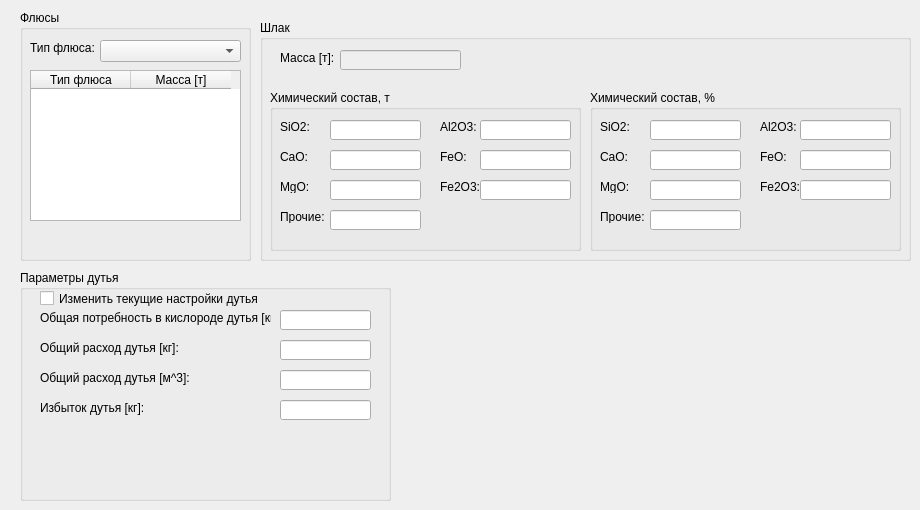
    <widget class="QWidget" name="tab_2">
     <attribute name="title">
      <string>Шлак</string>
     </attribute>
     <widget class="QGroupBox" name="groupBox_10">
      <property name="geometry">
       <rect>
        <x>20</x>
        <y>10</y>
        <width>231</width>
        <height>251</height>
       </rect>
      </property>
      <property name="font">
       <font>
        <weight>50</weight>
        <bold>false</bold>
       </font>
      </property>
      <property name="title">
       <string>Флюсы</string>
      </property>
      <property name="flat">
       <bool>false</bool>
      </property>
      <property name="checkable">
       <bool>false</bool>
      </property>
      <widget class="QTableWidget" name="FluxeTable">
       <property name="geometry">
        <rect>
         <x>10</x>
         <y>60</y>
         <width>211</width>
         <height>151</height>
        </rect>
       </property>
       <property name="selectionBehavior">
        <enum>QAbstractItemView::SelectRows</enum>
       </property>
       <column>
        <property name="text">
         <string>Тип флюса</string>
        </property>
       </column>
       <column>
        <property name="text">
         <string>Масса [т]</string>
        </property>
       </column>
      </widget>
      <widget class="QPushButton" name="AddFluxeButton">
       <property name="geometry">
        <rect>
         <x>160</x>
         <y>220</y>
         <width>31</width>
         <height>21</height>
        </rect>
       </property>
       <property name="text">
        <string/>
       </property>
       <property name="icon">
        <iconset>
         <normaloff>../Pictures/add.ico</normaloff>../Pictures/add.ico</iconset>
       </property>
       <property name="flat">
        <bool>true</bool>
       </property>
      </widget>
      <widget class="QLabel" name="tip_flyusa_label">
       <property name="geometry">
        <rect>
         <x>10</x>
         <y>30</y>
         <width>71</width>
         <height>16</height>
        </rect>
       </property>
       <property name="text">
        <string>Тип флюса:</string>
       </property>
      </widget>
      <widget class="QComboBox" name="FluxeType">
       <property name="geometry">
        <rect>
         <x>80</x>
         <y>30</y>
         <width>141</width>
         <height>22</height>
        </rect>
       </property>
       <property name="editable">
        <bool>false</bool>
       </property>
      </widget>
      <widget class="QPushButton" name="RemoveFluxeButton">
       <property name="geometry">
        <rect>
         <x>190</x>
         <y>220</y>
         <width>31</width>
         <height>21</height>
        </rect>
       </property>
       <property name="text">
        <string/>
       </property>
       <property name="icon">
        <iconset>
         <normaloff>../Pictures/remove.ico</normaloff>../Pictures/remove.ico</iconset>
       </property>
       <property name="flat">
        <bool>true</bool>
       </property>
      </widget>
     </widget>
     <widget class="QGroupBox" name="shlak_group_box">
      <property name="geometry">
       <rect>
        <x>260</x>
        <y>20</y>
        <width>651</width>
        <height>241</height>
       </rect>
      </property>
      <property name="title">
       <string>Шлак</string>
      </property>
      <widget class="QGroupBox" name="him_sostav_shlaka_group_box">
       <property name="geometry">
        <rect>
         <x>10</x>
         <y>70</y>
         <width>311</width>
         <height>161</height>
        </rect>
       </property>
       <property name="title">
        <string>Химический состав, т</string>
       </property>
       <widget class="QLabel" name="SlagSiO2Label">
        <property name="geometry">
         <rect>
          <x>10</x>
          <y>30</y>
          <width>46</width>
          <height>13</height>
         </rect>
        </property>
        <property name="text">
         <string>SiO2:</string>
        </property>
       </widget>
       <widget class="QLabel" name="SlagCaOLabel">
        <property name="geometry">
         <rect>
          <x>10</x>
          <y>60</y>
          <width>46</width>
          <height>13</height>
         </rect>
        </property>
        <property name="text">
         <string>CaO:</string>
        </property>
       </widget>
       <widget class="QLabel" name="SlagMgOLabel">
        <property name="geometry">
         <rect>
          <x>10</x>
          <y>90</y>
          <width>46</width>
          <height>13</height>
         </rect>
        </property>
        <property name="text">
         <string>MgO:</string>
        </property>
       </widget>
       <widget class="QLabel" name="SlagAl2O3Label">
        <property name="geometry">
         <rect>
          <x>170</x>
          <y>30</y>
          <width>46</width>
          <height>13</height>
         </rect>
        </property>
        <property name="text">
         <string>Al2O3:</string>
        </property>
       </widget>
       <widget class="QLabel" name="SlagOthersLabel">
        <property name="geometry">
         <rect>
          <x>10</x>
          <y>120</y>
          <width>46</width>
          <height>13</height>
         </rect>
        </property>
        <property name="text">
         <string>Прочие:</string>
        </property>
       </widget>
       <widget class="QLineEdit" name="SlagSiO2">
        <property name="enabled">
         <bool>true</bool>
        </property>
        <property name="geometry">
         <rect>
          <x>60</x>
          <y>30</y>
          <width>91</width>
          <height>20</height>
         </rect>
        </property>
        <property name="inputMask">
         <string/>
        </property>
        <property name="readOnly">
         <bool>true</bool>
        </property>
       </widget>
       <widget class="QLineEdit" name="SlagCaO">
        <property name="enabled">
         <bool>true</bool>
        </property>
        <property name="geometry">
         <rect>
          <x>60</x>
          <y>60</y>
          <width>91</width>
          <height>20</height>
         </rect>
        </property>
        <property name="inputMask">
         <string/>
        </property>
        <property name="readOnly">
         <bool>true</bool>
        </property>
       </widget>
       <widget class="QLineEdit" name="SlagMgO">
        <property name="enabled">
         <bool>true</bool>
        </property>
        <property name="geometry">
         <rect>
          <x>60</x>
          <y>90</y>
          <width>91</width>
          <height>20</height>
         </rect>
        </property>
        <property name="inputMask">
         <string/>
        </property>
        <property name="readOnly">
         <bool>true</bool>
        </property>
       </widget>
       <widget class="QLineEdit" name="SlagAl2O3">
        <property name="enabled">
         <bool>true</bool>
        </property>
        <property name="geometry">
         <rect>
          <x>210</x>
          <y>30</y>
          <width>91</width>
          <height>20</height>
         </rect>
        </property>
        <property name="inputMask">
         <string/>
        </property>
        <property name="readOnly">
         <bool>true</bool>
        </property>
       </widget>
       <widget class="QLineEdit" name="SlagOthers">
        <property name="enabled">
         <bool>true</bool>
        </property>
        <property name="geometry">
         <rect>
          <x>60</x>
          <y>120</y>
          <width>91</width>
          <height>20</height>
         </rect>
        </property>
        <property name="inputMask">
         <string/>
        </property>
        <property name="readOnly">
         <bool>true</bool>
        </property>
       </widget>
       <widget class="QLineEdit" name="SlagFeO">
        <property name="enabled">
         <bool>true</bool>
        </property>
        <property name="geometry">
         <rect>
          <x>210</x>
          <y>60</y>
          <width>91</width>
          <height>20</height>
         </rect>
        </property>
        <property name="inputMask">
         <string/>
        </property>
        <property name="readOnly">
         <bool>true</bool>
        </property>
       </widget>
       <widget class="QLabel" name="SlagFeOLabel">
        <property name="geometry">
         <rect>
          <x>170</x>
          <y>60</y>
          <width>46</width>
          <height>13</height>
         </rect>
        </property>
        <property name="text">
         <string>FeO:</string>
        </property>
       </widget>
       <widget class="QLineEdit" name="SlagFe2O3">
        <property name="enabled">
         <bool>true</bool>
        </property>
        <property name="geometry">
         <rect>
          <x>210</x>
          <y>90</y>
          <width>91</width>
          <height>20</height>
         </rect>
        </property>
        <property name="inputMask">
         <string/>
        </property>
        <property name="readOnly">
         <bool>true</bool>
        </property>
       </widget>
       <widget class="QLabel" name="SlagFe2O3Label">
        <property name="geometry">
         <rect>
          <x>170</x>
          <y>90</y>
          <width>46</width>
          <height>13</height>
         </rect>
        </property>
        <property name="text">
         <string>Fe2O3:</string>
        </property>
       </widget>
      </widget>
      <widget class="QLabel" name="SlagWeightLabel">
       <property name="geometry">
        <rect>
         <x>20</x>
         <y>30</y>
         <width>61</width>
         <height>16</height>
        </rect>
       </property>
       <property name="text">
        <string>Масса [т]:</string>
       </property>
      </widget>
      <widget class="QLineEdit" name="SlagWeight">
       <property name="enabled">
        <bool>false</bool>
       </property>
       <property name="geometry">
        <rect>
         <x>80</x>
         <y>30</y>
         <width>121</width>
         <height>20</height>
        </rect>
       </property>
      </widget>
      <widget class="QPushButton" name="SlagCalc">
       <property name="enabled">
        <bool>true</bool>
       </property>
       <property name="geometry">
        <rect>
         <x>590</x>
         <y>10</y>
         <width>51</width>
         <height>61</height>
        </rect>
       </property>
       <property name="text">
        <string/>
       </property>
       <property name="icon">
        <iconset>
         <normaloff>../Pictures/calculate.ico</normaloff>../Pictures/calculate.ico</iconset>
       </property>
       <property name="iconSize">
        <size>
         <width>48</width>
         <height>48</height>
        </size>
       </property>
       <property name="flat">
        <bool>true</bool>
       </property>
      </widget>
      <widget class="QGroupBox" name="him_sostav_shlaka_v_procentah_group_box">
       <property name="geometry">
        <rect>
         <x>330</x>
         <y>70</y>
         <width>311</width>
         <height>161</height>
        </rect>
       </property>
       <property name="title">
        <string>Химический состав, %</string>
       </property>
       <widget class="QLineEdit" name="SlagSiO2Perc">
        <property name="enabled">
         <bool>true</bool>
        </property>
        <property name="geometry">
         <rect>
          <x>60</x>
          <y>30</y>
          <width>91</width>
          <height>20</height>
         </rect>
        </property>
        <property name="inputMask">
         <string/>
        </property>
        <property name="readOnly">
         <bool>true</bool>
        </property>
       </widget>
       <widget class="QLabel" name="SlagAl2O3Label_2">
        <property name="geometry">
         <rect>
          <x>170</x>
          <y>30</y>
          <width>46</width>
          <height>13</height>
         </rect>
        </property>
        <property name="text">
         <string>Al2O3:</string>
        </property>
       </widget>
       <widget class="QLineEdit" name="SlagAl2O3Perc">
        <property name="enabled">
         <bool>true</bool>
        </property>
        <property name="geometry">
         <rect>
          <x>210</x>
          <y>30</y>
          <width>91</width>
          <height>20</height>
         </rect>
        </property>
        <property name="inputMask">
         <string/>
        </property>
        <property name="readOnly">
         <bool>true</bool>
        </property>
       </widget>
       <widget class="QLineEdit" name="SlagFeOPerc">
        <property name="enabled">
         <bool>true</bool>
        </property>
        <property name="geometry">
         <rect>
          <x>210</x>
          <y>60</y>
          <width>91</width>
          <height>20</height>
         </rect>
        </property>
        <property name="inputMask">
         <string/>
        </property>
        <property name="readOnly">
         <bool>true</bool>
        </property>
       </widget>
       <widget class="QLabel" name="SlagFeOLabel_2">
        <property name="geometry">
         <rect>
          <x>170</x>
          <y>60</y>
          <width>46</width>
          <height>13</height>
         </rect>
        </property>
        <property name="text">
         <string>FeO:</string>
        </property>
       </widget>
       <widget class="QLabel" name="SlagFe2O3Label_2">
        <property name="geometry">
         <rect>
          <x>170</x>
          <y>90</y>
          <width>46</width>
          <height>13</height>
         </rect>
        </property>
        <property name="text">
         <string>Fe2O3:</string>
        </property>
       </widget>
       <widget class="QLabel" name="SlagSiO2Label_2">
        <property name="geometry">
         <rect>
          <x>10</x>
          <y>30</y>
          <width>46</width>
          <height>13</height>
         </rect>
        </property>
        <property name="text">
         <string>SiO2:</string>
        </property>
       </widget>
       <widget class="QLineEdit" name="SlagCaOPerc">
        <property name="enabled">
         <bool>true</bool>
        </property>
        <property name="geometry">
         <rect>
          <x>60</x>
          <y>60</y>
          <width>91</width>
          <height>20</height>
         </rect>
        </property>
        <property name="inputMask">
         <string/>
        </property>
        <property name="readOnly">
         <bool>true</bool>
        </property>
       </widget>
       <widget class="QLabel" name="SlagCaOLabel_2">
        <property name="geometry">
         <rect>
          <x>10</x>
          <y>60</y>
          <width>46</width>
          <height>13</height>
         </rect>
        </property>
        <property name="text">
         <string>CaO:</string>
        </property>
       </widget>
       <widget class="QLineEdit" name="SlagOthersPerc">
        <property name="enabled">
         <bool>true</bool>
        </property>
        <property name="geometry">
         <rect>
          <x>60</x>
          <y>120</y>
          <width>91</width>
          <height>20</height>
         </rect>
        </property>
        <property name="inputMask">
         <string/>
        </property>
        <property name="readOnly">
         <bool>true</bool>
        </property>
       </widget>
       <widget class="QLineEdit" name="SlagMgOPerc">
        <property name="enabled">
         <bool>true</bool>
        </property>
        <property name="geometry">
         <rect>
          <x>60</x>
          <y>90</y>
          <width>91</width>
          <height>20</height>
         </rect>
        </property>
        <property name="inputMask">
         <string/>
        </property>
        <property name="readOnly">
         <bool>true</bool>
        </property>
       </widget>
       <widget class="QLabel" name="SlagMgOLabel_2">
        <property name="geometry">
         <rect>
          <x>10</x>
          <y>90</y>
          <width>46</width>
          <height>13</height>
         </rect>
        </property>
        <property name="text">
         <string>MgO:</string>
        </property>
       </widget>
       <widget class="QLineEdit" name="SlagFe2O3Perc">
        <property name="enabled">
         <bool>true</bool>
        </property>
        <property name="geometry">
         <rect>
          <x>210</x>
          <y>90</y>
          <width>91</width>
          <height>20</height>
         </rect>
        </property>
        <property name="inputMask">
         <string/>
        </property>
        <property name="readOnly">
         <bool>true</bool>
        </property>
       </widget>
       <widget class="QLabel" name="SlagOthersLabel_2">
        <property name="geometry">
         <rect>
          <x>10</x>
          <y>120</y>
          <width>46</width>
          <height>13</height>
         </rect>
        </property>
        <property name="text">
         <string>Прочие:</string>
        </property>
       </widget>
      </widget>
     </widget>
     <widget class="QGroupBox" name="raschet_dutya_group_box">
      <property name="geometry">
       <rect>
        <x>20</x>
        <y>270</y>
        <width>371</width>
        <height>231</height>
       </rect>
      </property>
      <property name="title">
       <string>Параметры дутья</string>
      </property>
      <widget class="QLineEdit" name="TotalConsumptionOfBlastKg">
       <property name="enabled">
        <bool>true</bool>
       </property>
       <property name="geometry">
        <rect>
         <x>260</x>
         <y>70</y>
         <width>91</width>
         <height>20</height>
        </rect>
       </property>
       <property name="readOnly">
        <bool>false</bool>
       </property>
      </widget>
      <widget class="QLineEdit" name="ExcessBlast">
       <property name="enabled">
        <bool>true</bool>
       </property>
       <property name="geometry">
        <rect>
         <x>260</x>
         <y>130</y>
         <width>91</width>
         <height>20</height>
        </rect>
       </property>
       <property name="readOnly">
        <bool>false</bool>
       </property>
      </widget>
      <widget class="QLineEdit" name="TotalConsumptionOfBlastM3">
       <property name="enabled">
        <bool>true</bool>
       </property>
       <property name="geometry">
        <rect>
         <x>260</x>
         <y>100</y>
         <width>91</width>
         <height>20</height>
        </rect>
       </property>
       <property name="readOnly">
        <bool>false</bool>
       </property>
      </widget>
      <widget class="QLineEdit" name="TotalOxygenDemandBlast">
       <property name="enabled">
        <bool>true</bool>
       </property>
       <property name="geometry">
        <rect>
         <x>260</x>
         <y>40</y>
         <width>91</width>
         <height>20</height>
        </rect>
       </property>
       <property name="readOnly">
        <bool>false</bool>
       </property>
      </widget>
      <widget class="QLabel" name="TotalOxygenDemandBlastLabel">
       <property name="geometry">
        <rect>
         <x>20</x>
         <y>40</y>
         <width>231</width>
         <height>16</height>
        </rect>
       </property>
       <property name="text">
        <string>Общая потребность в кислороде дутья [кг]:</string>
       </property>
      </widget>
      <widget class="QLabel" name="TotalConsumptionOfBlastKgLabel">
       <property name="geometry">
        <rect>
         <x>20</x>
         <y>70</y>
         <width>191</width>
         <height>16</height>
        </rect>
       </property>
       <property name="text">
        <string>Общий расход дутья [кг]:</string>
       </property>
      </widget>
      <widget class="QLabel" name="ExcessBlastLabel">
       <property name="geometry">
        <rect>
         <x>20</x>
         <y>130</y>
         <width>201</width>
         <height>16</height>
        </rect>
       </property>
       <property name="text">
        <string>Избыток дутья [кг]:</string>
       </property>
      </widget>
      <widget class="QLabel" name="TotalConsumptionOfBlastM3Label">
       <property name="geometry">
        <rect>
         <x>20</x>
         <y>100</y>
         <width>191</width>
         <height>16</height>
        </rect>
       </property>
       <property name="text">
        <string>Общий расход дутья [м^3]:</string>
       </property>
      </widget>
      <widget class="QPushButton" name="BlastCalc">
       <property name="enabled">
        <bool>true</bool>
       </property>
       <property name="geometry">
        <rect>
         <x>300</x>
         <y>160</y>
         <width>51</width>
         <height>61</height>
        </rect>
       </property>
       <property name="text">
        <string/>
       </property>
       <property name="icon">
        <iconset>
         <normaloff>../Pictures/calculate.ico</normaloff>../Pictures/calculate.ico</iconset>
       </property>
       <property name="iconSize">
        <size>
         <width>48</width>
         <height>48</height>
        </size>
       </property>
       <property name="flat">
        <bool>true</bool>
       </property>
      </widget>
      <widget class="QCheckBox" name="changeSetings">
       <property name="geometry">
        <rect>
         <x>20</x>
         <y>20</y>
         <width>221</width>
         <height>17</height>
        </rect>
       </property>
       <property name="text">
        <string>Изменить текущие настройки дутья</string>
       </property>
      </widget>
     </widget>
    </widget>
